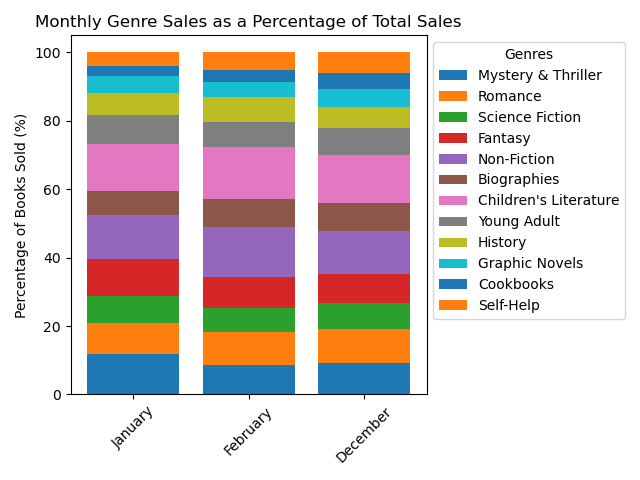

Generate this figure with Python:

import matplotlib.pyplot as plt
import numpy as np

# The provided data
data = [
    {'Month': 'January', 'Mystery & Thriller': 120, 'Romance': 90, 'Science Fiction': 80, 'Fantasy': 110, 'Non-Fiction': 130, 'Biographies': 70, "Children's Literature": 140, 'Young Adult': 85, 'History': 65, 'Graphic Novels': 50, 'Cookbooks': 30, 'Self-Help': 40},
    {'Month': 'February', 'Mystery & Thriller': 85, 'Romance': 95, 'Science Fiction': 70, 'Fantasy': 90, 'Non-Fiction': 145, 'Biographies': 80, "Children's Literature": 150, 'Young Adult': 75, 'History': 70, 'Graphic Novels': 45, 'Cookbooks': 35, 'Self-Help': 50},
    # ... (include other months here)
    {'Month': 'December', 'Mystery & Thriller': 130, 'Romance': 140, 'Science Fiction': 110, 'Fantasy': 120, 'Non-Fiction': 180, 'Biographies': 115, "Children's Literature": 200, 'Young Adult': 110, 'History': 88, 'Graphic Novels': 77, 'Cookbooks': 65, 'Self-Help': 85}
]

# Extracting month labels
months = [entry['Month'] for entry in data]

# Extracting genre labels (all but the first key, Month)
genres = list(data[0].keys())[1:]

# Number of months and genres
num_months = len(months)
num_genres = len(genres)

# Preparing the data matrix and normalizing it to percentage
values = np.array([[entry[genre] for genre in genres] for entry in data], dtype=float)
sums_by_month = values.sum(axis=1)
percentages = (values.T / sums_by_month * 100).T  # Transpose, divide, multiply, then transpose back

# Plotting each genre
bottoms = np.zeros(num_months)
for i, genre in enumerate(genres):
    plt.bar(months, percentages[:, i], bottom=bottoms, label=genre)
    bottoms += percentages[:, i]

# Improving the plot
plt.ylabel('Percentage of Books Sold (%)')
plt.title('Monthly Genre Sales as a Percentage of Total Sales')
plt.xticks(rotation=45)
plt.legend(loc='upper left', bbox_to_anchor=(1, 1), title='Genres')
plt.tight_layout()

# Display the plot
plt.show()
